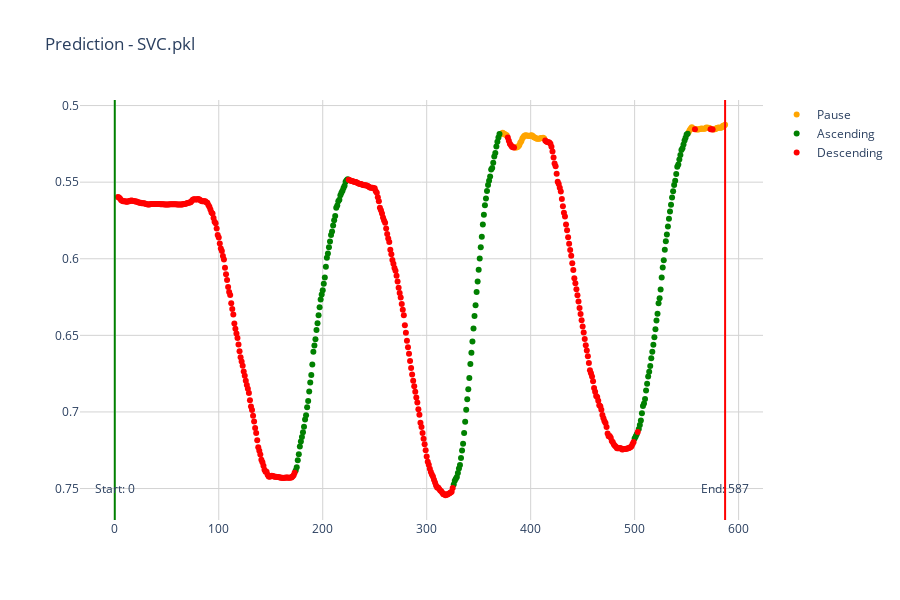

Here is the notebook cell this chart was saved with:
### Markdown cell above
# Model Usage - Squat Phase Analysis

### Code cell
print("Analysing Squat Phase of Tracked Data: " + tracking_data_path)

def plot_movement_data(csv_file_path, title="Average Hip Height over Time"):
    # Read the data from the CSV file
    data = pd.read_csv(csv_file_path, delimiter=",")

    # Calculate the average hip height
    data["Average_Hip_Height"] = (data["Left hip_y"] + data["Right hip_y"]) / 2

    # Create a scatter plot
    fig = go.Figure()

    # Check if 'Label' column exists and plot accordingly
    if 'Label' in data.columns and data['Label'].notna().any():
        # Define custom color mapping for movement types
        custom_color_mapping = {
            "Pause": "orange",
            "Ascending": "green",
            "Descending": "red",
            "Transition": "yellow",
            "Unknown": "grey",
        }

        for label, color in custom_color_mapping.items():
            mask = data["Label"] == label
            fig.add_trace(
                go.Scatter(
                    x=data.loc[mask, "Timestamp"],
                    y=data.loc[mask, "Average_Hip_Height"],
                    mode="markers",
                    name=label,
                    marker_color=color,
                    hovertemplate="x: %{x}",
                )
            )
    else:
        # Plot the average hip height over time in blue if no 'Label' column
        fig.add_trace(
            go.Scatter(
                x=data["Timestamp"],
                y=data["Average_Hip_Height"],
                mode="markers",
                name="Average Hip Height",
                marker_color="blue",
                hovertemplate="x: %{x}",
            )
        )

    # Get the x values of the first and last data points
    first_x = data["Timestamp"].iloc[0]
    last_x = data["Timestamp"].iloc[-1]

    # Add vertical lines at the first and last data points
    fig.add_shape(
        type="line",
        x0=first_x,
        y0=0,
        x1=first_x,
        y1=1,
        yref="paper",
        line=dict(color="Green", width=2),
    )
    fig.add_shape(
        type="line",
        x0=last_x,
        y0=0,
        x1=last_x,
        y1=1,
        yref="paper",
        line=dict(color="Red", width=2),
    )

    # Add annotations for the first and last data points
    fig.add_annotation(
        x=first_x, y=0.05, text=f"Start: {first_x}", showarrow=False, yref="paper"
    )
    fig.add_annotation(
        x=last_x, y=0.05, text=f"End: {last_x}", showarrow=False, yref="paper"
    )

    # Increase the number of grid lines
    fig.update_xaxes(showgrid=True, gridwidth=1, gridcolor="LightGrey")
    fig.update_yaxes(showgrid=True, gridwidth=1, gridcolor="LightGrey", autorange="reversed")

    # Remove the light blue background
    fig.update_layout(
        autosize=True,  
        # width=1000,  # Width of the figure in pixels
        height=600,  # Height of the figure in pixels
        hovermode="x", # Hovermode for the cursor
        plot_bgcolor="rgba(0,0,0,0)",
        paper_bgcolor="rgba(0,0,0,0)",
        title=f"{title}"  # Add a title to the plot
    )

    fig.show()

# Model Application Logic
def create_sequences(features, window_size):
    feature_sequences = []
    for i in range(len(features) - window_size + 1):
        feature_sequences.append(features.iloc[i:(i + window_size)].values)
    return np.array(feature_sequences)

# Define a blacklist of models to exclude
blacklist = ['imputer.pkl']  # Add model filenames to exclude

# Get all the .pkl files from the models directory
all_model_files = [f for f in os.listdir(models_dir) if f.endswith('.pkl') and f not in blacklist]

# Dropdown for Model Selection
model_dropdown = widgets.Dropdown(
    options=[(file, os.path.join(models_dir, file)) for file in all_model_files],
    description='Model:',
    disabled=False,
)

# Button for Starting Analysis
start_analysis_button = widgets.Button(
    description='Start Analysis',
    button_style='info',
    tooltip='Click to start the analysis with the selected model',
    icon='play'
)

# Display the widgets
display(model_dropdown, start_analysis_button)

# Event Handler for Analysis Button
def on_analysis_button_clicked(b):
    # Clear the previous outputs
    clear_output(wait=True)
    display(model_dropdown, start_analysis_button)
    
    selected_model_path = model_dropdown.value
    print("Starting analysis with model:", selected_model_path)
    
    # Load the tracking data
    new_data = pd.read_csv(tracking_data_path)

    # Prepare the data as per the model's training conditions
    new_data['Left hip_y_diff'] = new_data['Left hip_y'].diff().fillna(0)
    new_data['Right hip_y_diff'] = new_data['Right hip_y'].diff().fillna(0)

    # If the new data includes the 'Label' column, drop it
    if "Label" in new_data.columns:
        new_data = new_data.drop("Label", axis=1)

    required_features = ['Left hip_y', 'Right hip_y']
    new_data_for_sequences = new_data[required_features]

    # Create sequences from the new data
    window_size = 4  # Ensure this matches the window size used during training
    new_data_sequences = create_sequences(new_data_for_sequences, window_size)

    # Flatten the sequences for compatibility with traditional models
    new_data_flat = new_data_sequences.reshape(new_data_sequences.shape[0], -1)

    # Load the fitted imputer if needed and apply it to the flattened new data
    imputer_path = os.path.join(models_dir, 'imputer.pkl')
    if os.path.exists(imputer_path):
        imputer = joblib.load(imputer_path)
        new_data_imputed = imputer.transform(new_data_flat)
    else:
        new_data_imputed = new_data_flat

    # Load the selected model and make predictions
    loaded_model = joblib.load(selected_model_path)
    predictions = loaded_model.predict(new_data_imputed)

    # Handle predictions (e.g., assigning predictions to the last element of each sequence)
    for i, prediction in enumerate(predictions):
        if i + window_size - 1 < len(new_data):
            new_data.at[i + window_size - 1, 'Label'] = prediction

    # Save the DataFrame with the new labels back to a CSV file in the new data subfolder
    predicted_file_name = f"{os.path.basename(tracking_data_path[:-4])}_{os.path.splitext(os.path.basename(selected_model_path))[0]}_predicted.csv"
    predicted_file_dir = os.path.join(predictions_path, os.path.basename(tracking_data_path[:-4]))
    predicted_file_path = os.path.join(predicted_file_dir, predicted_file_name)

    # Create the new data directory if it doesn't exist
    if not os.path.exists(predicted_file_dir):
        os.makedirs(predicted_file_dir)
    
    new_data.to_csv(predicted_file_path, index=False)

    print(f"Predictions using {os.path.basename(selected_model_path)} saved to {predicted_file_path}")

    # Plot the new data with predictions
    plot_movement_data(predicted_file_path, title=f"Prediction - {os.path.basename(selected_model_path)}")

# Attach the event handler to the button
start_analysis_button.on_click(on_analysis_button_clicked)

### Figure 1 — Plotly figure (JSON) as saved in the notebook; plotly's stock layout.template omitted (floating-point values rounded to 4 significant figures; data arrays with more than 128 entries replaced by an {"elided": "..."} marker saying what was removed)
{"data": [{"hovertemplate": "x: %{x}", "marker": {"color": "orange"}, "mode": "markers", "name": "Pause", "type": "scatter", "x": [371, 372, 373, 374, 375, 376, 377, 385, 386, 387, 388, 389, 390, 391, 392, 393, 394, 395, 396, 397, 398, 399, 400, 401, 402, 403, 404, 405, 406, 407, 408, 409, 410, 411, 412, 413, 552, 553, 554, 555, 556, 557, 559, 560, 561, 562, 563, 564, 565, 566, 567, 568, 569, 570, 571, 572, 576, 577, 578, 579, 580, 581, 582, 583, 584, 585, 586, 587], "y": [0.5186, 0.5186, 0.5178, 0.5182, 0.5186, 0.5193, 0.5193, 0.5274, 0.5274, 0.5272, 0.5266, 0.5259, 0.5243, 0.5233, 0.5214, 0.5206, 0.5198, 0.5193, 0.5195, 0.5197, 0.5197, 0.5198, 0.5195, 0.5194, 0.5198, 0.5207, 0.5208, 0.5213, 0.5217, 0.5217, 0.5216, 0.5215, 0.5212, 0.5211, 0.521, 0.5215, 0.5172, 0.516, 0.5149, 0.5142, 0.515, 0.5152, 0.5154, 0.5156, 0.5156, 0.5155, 0.5153, 0.515, 0.5151, 0.5151, 0.5151, 0.5149, 0.5144, 0.5145, 0.5145, 0.5147, 0.5157, 0.5154, 0.5154, 0.5146, 0.5144, 0.5144, 0.5145, 0.5145, 0.5142, 0.5132, 0.5131, 0.5125]}, {"hovertemplate": "x: %{x}", "marker": {"color": "green"}, "mode": "markers", "name": "Ascending", "type": "scatter", "x": {"elided": "147 int values"}, "y": {"elided": "147 float values"}}, {"hovertemplate": "x: %{x}", "marker": {"color": "red"}, "mode": "markers", "name": "Descending", "type": "scatter", "x": {"elided": "370 int values"}, "y": {"elided": "370 float values"}}, {"hovertemplate": "x: %{x}", "marker": {"color": "yellow"}, "mode": "markers", "name": "Transition", "type": "scatter", "x": [], "y": []}, {"hovertemplate": "x: %{x}", "marker": {"color": "grey"}, "mode": "markers", "name": "Unknown", "type": "scatter", "x": [], "y": []}], "layout": {"annotations": [{"showarrow": false, "text": "Start: 0", "x": 0, "y": 0.05, "yref": "paper"}, {"showarrow": false, "text": "End: 587", "x": 587, "y": 0.05, "yref": "paper"}], "autosize": true, "height": 600, "hovermode": "x", "paper_bgcolor": "rgba(0,0,0,0)", "plot_bgcolor": "rgba(0,0,0,0)", "shapes": [{"line": {"color": "Green", "width": 2}, "type": "line", "x0": 0, "x1": 0, "y0": 0, "y1": 1, "yref": "paper"}, {"line": {"color": "Red", "width": 2}, "type": "line", "x0": 587, "x1": 587, "y0": 0, "y1": 1, "yref": "paper"}], "title": {"text": "Prediction - SVC.pkl"}, "xaxis": {"gridcolor": "LightGrey", "gridwidth": 1, "showgrid": true}, "yaxis": {"autorange": "reversed", "gridcolor": "LightGrey", "gridwidth": 1, "showgrid": true}}}
